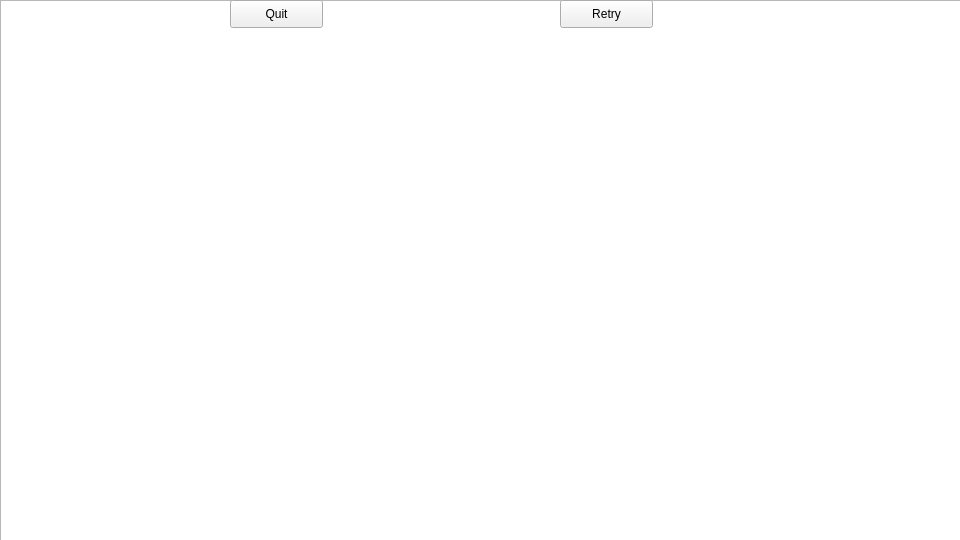
<?xml version="1.0" encoding="UTF-8"?>
<ui version="4.0">
 <class>MainWindow</class>
 <widget class="QMainWindow" name="MainWindow">
  <property name="geometry">
   <rect>
    <x>0</x>
    <y>0</y>
    <width>960</width>
    <height>540</height>
   </rect>
  </property>
  <property name="sizePolicy">
   <sizepolicy hsizetype="Preferred" vsizetype="Preferred">
    <horstretch>0</horstretch>
    <verstretch>0</verstretch>
   </sizepolicy>
  </property>
  <property name="minimumSize">
   <size>
    <width>960</width>
    <height>540</height>
   </size>
  </property>
  <property name="maximumSize">
   <size>
    <width>960</width>
    <height>540</height>
   </size>
  </property>
  <property name="windowTitle">
   <string>MainWindow</string>
  </property>
  <property name="dockOptions">
   <set>QMainWindow::AllowTabbedDocks|QMainWindow::AnimatedDocks</set>
  </property>
  <widget class="QWidget" name="centralWidget">
   <widget class="QGraphicsView" name="graphicsView">
    <property name="enabled">
     <bool>true</bool>
    </property>
    <property name="geometry">
     <rect>
      <x>0</x>
      <y>0</y>
      <width>1920</width>
      <height>1080</height>
     </rect>
    </property>
    <property name="minimumSize">
     <size>
      <width>1920</width>
      <height>1080</height>
     </size>
    </property>
    <property name="maximumSize">
     <size>
      <width>1920</width>
      <height>1080</height>
     </size>
    </property>
    <property name="lineWidth">
     <number>6</number>
    </property>
   </widget>
   <widget class="QPushButton" name="QuiButton">
    <property name="geometry">
     <rect>
      <x>230</x>
      <y>0</y>
      <width>93</width>
      <height>28</height>
     </rect>
    </property>
    <property name="text">
     <string>Quit</string>
    </property>
    <attribute name="buttonGroup">
     <string notr="true">buttonGroup</string>
    </attribute>
   </widget>
   <widget class="QPushButton" name="RetryButton">
    <property name="geometry">
     <rect>
      <x>560</x>
      <y>0</y>
      <width>93</width>
      <height>28</height>
     </rect>
    </property>
    <property name="text">
     <string>Retry</string>
    </property>
   </widget>
  </widget>
 </widget>
 <layoutdefault spacing="6" margin="11"/>
 <resources/>
 <connections/>
 <buttongroups>
  <buttongroup name="buttonGroup"/>
 </buttongroups>
</ui>
